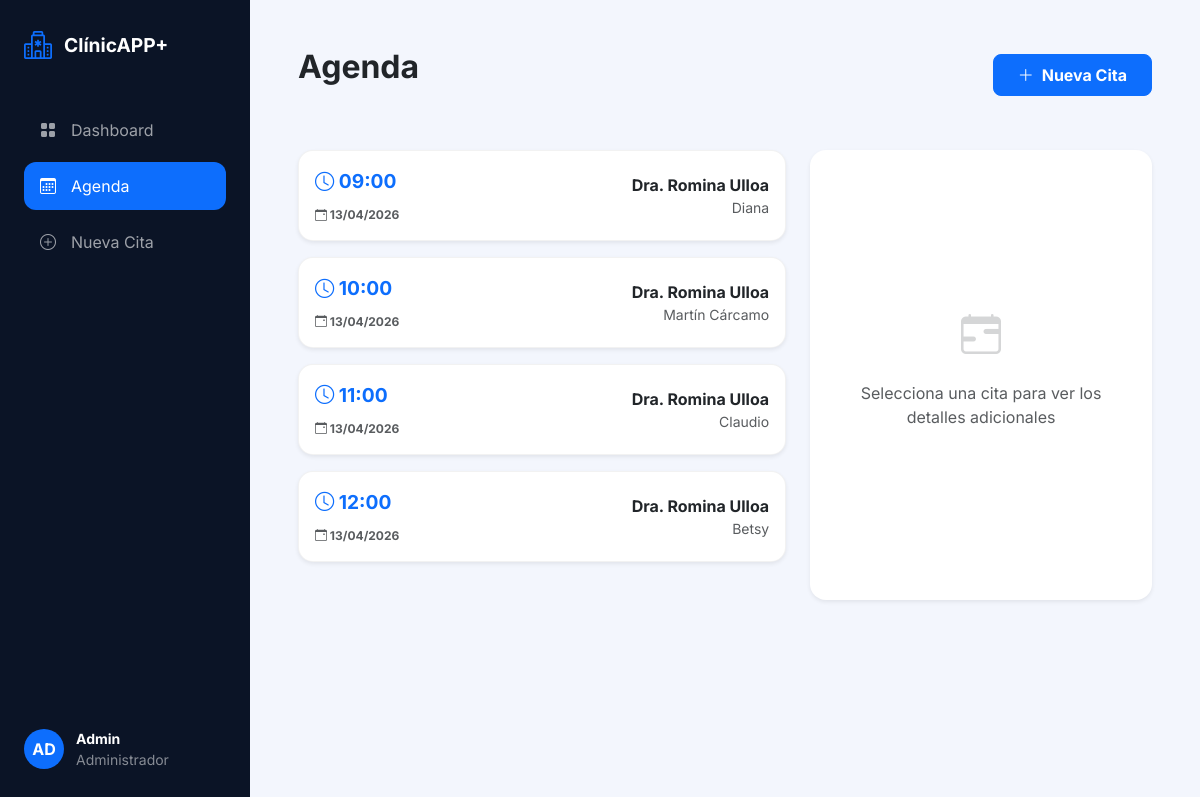
/mis-reservas, run on the app's committed database.
### app.py (models this page shows)
class Cita(db.Model):
    id = db.Column(db.Integer, primary_key=True)
    fecha_hora = db.Column(db.DateTime, nullable=False, default=datetime.utcnow)
    paciente_id = db.Column(db.Integer, db.ForeignKey('paciente.id'), nullable=False)
    medico_id = db.Column(db.Integer, db.ForeignKey('medico.id'), nullable=False)

class Medico(db.Model):
    id = db.Column(db.Integer, primary_key=True)
    nombre = db.Column(db.String(100), nullable=False)
    especialidad = db.Column(db.String(100), nullable=False)
    citas = db.relationship('Cita', backref='medico', lazy=True)

class Paciente(db.Model):
    id = db.Column(db.Integer, primary_key=True)
    nombre = db.Column(db.String(100), nullable=False)
    rut = db.Column(db.String(12), unique=True, nullable=False)
    correo = db.Column(db.String(100))
    celular = db.Column(db.String(20))
    citas = db.relationship('Cita', backref='paciente', lazy=True)

### app.py (the view)
@app.route('/mis-reservas')
def mis_reservas():
    citas = Cita.query.order_by(Cita.fecha_hora.asc()).all()
    return render_template('mis_reservas.html', citas=citas)

### templates/mis_reservas.html (shortened to what this page needs)
{% extends "base.html" %}
{% block content %}
<div class="d-flex justify-content-between align-items-center mb-5">
    <div>
        <h1 class="h2 fw-bold m-0">Agenda</h1>
    </div>
    <a href="/seccion-reservas" class="btn btn-primary px-4 py-2 rounded-3 fw-bold">
        <i class="bi bi-plus-lg me-2"></i>Nueva Cita
    </a>
</div>
<div class="row">
    <div class="col-md-7">
        {% for cita in citas %}
        <div class="cita-card selectable-card shadow-sm p-3 mb-3 bg-white"
             style="cursor: pointer; border-radius: 15px; border: 1px solid rgba(0,0,0,0.05);"
             onclick="verDetalle(this)"
             data-id="{{ cita.id }}"
             data-medico="{{ cita.medico.nombre }}"
             data-paciente="{{ cita.paciente.nombre }}"
             data-rut="{{ cita.paciente.rut }}"
             data-especialidad="{{ cita.medico.especialidad }}"
             data-correo="{{ cita.paciente.correo }}"
             data-celular="{{ cita.paciente.celular }}">
            <div class="d-flex justify-content-between align-items-center">
                <div class="time-badge d-flex flex-column align-items-start">
                    <div class="fw-bold text-primary">
                        <i class="bi bi-clock"></i> {{ cita.fecha_hora.strftime('%H:%M') }}
                    </div>
                    <div class="text-muted" style="font-size: 0.75rem">
                        <i class="bi bi-calendar-event"></i> {{ cita.fecha_hora.strftime('%d/%m/%Y') }}
                    </div>
                </div>
                <div class="text-end">
                    <div class="fw-bold">{{ cita.medico.nombre }}</div>
                    <div class="text-muted small">{{ cita.paciente.nombre }}</div>
                </div>
            </div>
        </div>
        {% else %}
        <div class="text-center p-5 bg-white rounded-4 border">
            <p class="text-muted m-0">No hay citas registradas.</p>
        </div>
        {% endfor %}
    </div>
    <div class="col-md-5">
        <div id="panel-vacio" class="card border-0 shadow-sm h-100 rounded-4 d-flex align-items-center justify-content-center text-muted p-5 text-center"
             style="border-radius: 20px; background: white; min-height: 450px">
            <i class="bi bi-calendar-range fs-1 mb-3 opacity-25"></i>
            <p>Selecciona una cita para ver los detalles adicionales</p>
        </div>
            {% set fields = [
                ('det-medico', 'Médico', 'stethoscope', 'bg-blue-soft'),
                ('det-paciente', 'Paciente', 'person', 'bg-purple-soft'),
                ('det-rut', 'RUT', 'card-text', 'bg-light'),
                ('det-especialidad', 'Especialidad', 'activity', 'bg-teal-soft'),
                ('det-correo', 'Correo', 'envelope', 'bg-light'),
                ('det-celular', 'Celular', 'telephone', 'bg-light')
            ] %}
    </div>
</div>
{% endblock %}

### templates/base.html (shortened to what this page needs)
<!DOCTYPE html>
<html lang="es">
<head>
    <link href="https://cdn.jsdelivr.net/npm/bootstrap@5.3.2/dist/css/bootstrap.min.css" rel="stylesheet">
    <link href="https://cdn.jsdelivr.net/npm/bootstrap-icons@1.11.1/font/bootstrap-icons.css" rel="stylesheet">
    <link rel="stylesheet" href="{{ url_for('static', filename='css/estilos.css') }}">
</head>
<body>
    <div class="d-flex">
        <div class="sidebar">
            <div class="brand">
                <i class="bi bi-hospital fs-3 text-primary"></i>
                <span>ClínicAPP+</span>
            </div>
            <nav>
                <a href="/" class="{{ 'active' if request.path == '/' }}"><i class="bi bi-grid-fill"></i> Dashboard</a>
                <a href="/mis-reservas" class="{{ 'active' if request.path == '/mis-reservas' }}"><i class="bi bi-calendar3"></i> Agenda</a>
                <a href="/seccion-reservas" class="{{ 'active' if request.path == '/seccion-reservas' }}"><i class="bi bi-plus-circle"></i> Nueva Cita</a>
            </nav>
            <div class="user-pill text-white">
                <div class="avatar-circle">AD</div>
                <div class="small">
                    <div class="fw-bold">Admin</div>
                    <div class="opacity-50">Administrador</div>
                </div>
            </div>
        </div>
        <div class="main-content w-100">
            {% block content %}{% endblock %}
        </div>
    </div>
</body>
</html>

### static/css/estilos.css (style rules this page uses)
:root { --primary-blue: #0d6efd; --sidebar-dark: #0b1426; --bg-light: #f3f6fd; --text-main: #2d3436; }
body { background-color: var(--bg-light); font-family: 'Inter', -apple-system, sans-serif; margin: 0; }
.sidebar { height: 100vh; background-color: var(--sidebar-dark); padding: 24px; position: fixed; width: 250px; color: white; }
.sidebar .brand { font-weight: 700; margin-bottom: 40px; display: flex; align-items: center; gap: 12px; font-size: 1.2rem; }
.sidebar a { color: rgba(255,255,255,0.6); text-decoration: none; display: flex; align-items: center; gap: 15px; padding: 12px 16px; border-radius: 12px; margin-bottom: 8px; transition: 0.3s; }
.sidebar a:hover, .sidebar a.active { background-color: var(--primary-blue); color: white; }
.main-content { margin-left: 250px; padding: 48px; min-height: 100vh; }
.cita-card { background: white; border-radius: 20px; padding: 24px; margin-bottom: 24px; border: 1px solid rgba(0,0,0,0.05); box-shadow: 0 4px 6px rgba(0,0,0,0.02); }
.time-badge { font-size: 1.2rem; font-weight: 700; display: flex; align-items: center; gap: 10px; color: #0b1426; }
.user-pill { position: absolute; bottom: 30px; left: 24px; display: flex; align-items: center; gap: 12px; }
.avatar-circle { width: 40px; height: 40px; border-radius: 50%; background: var(--primary-blue); display: flex; align-items: center; justify-content: center; font-weight: 700; }
.selectable-card { cursor: pointer; transition: all 0.2s ease; border: 1px solid rgba(0,0,0,0.05) !important; }

### data on the page
Cita: fecha_hora "09:00", fecha_hora "13/04/2026", medico.nombre "Dra. Romina Ulloa", paciente.nombre "Diana"
Cita: fecha_hora "10:00", fecha_hora "13/04/2026", medico.nombre "Dra. Romina Ulloa", paciente.nombre "Martín Cárcamo"
Cita: fecha_hora "11:00", fecha_hora "13/04/2026", medico.nombre "Dra. Romina Ulloa", paciente.nombre "Claudio"
Cita: fecha_hora "12:00", fecha_hora "13/04/2026", medico.nombre "Dra. Romina Ulloa", paciente.nombre "Betsy"
